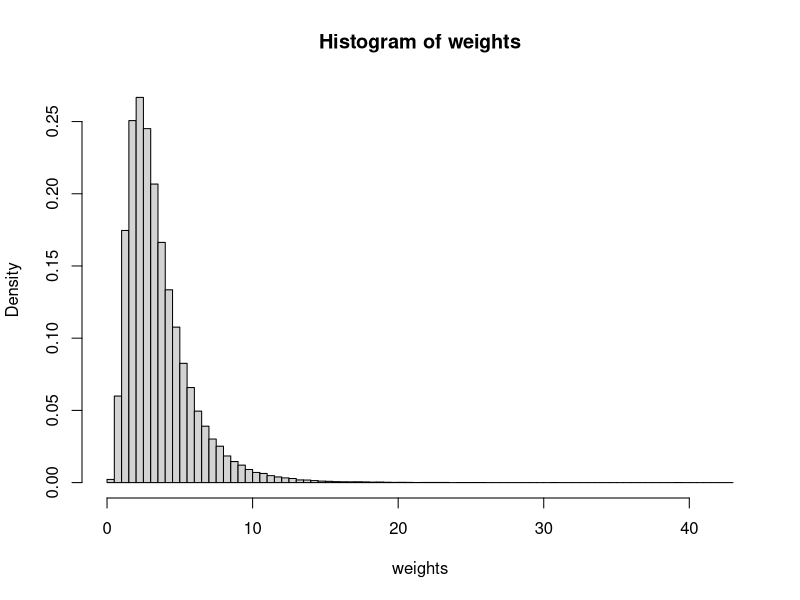
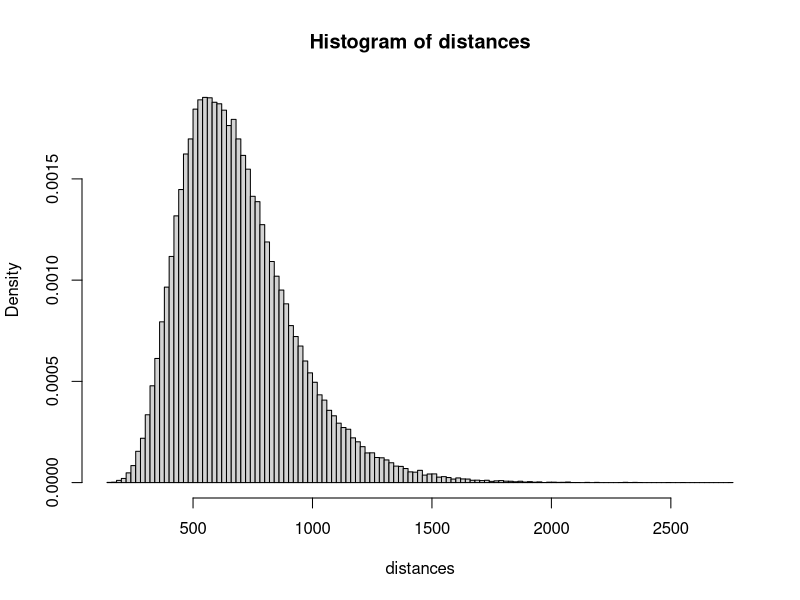

Generate these figures, in order, with R: (Note: this script raises an error after producing the figures.)
#
# Source code for the creation of the benchmark.csv file
#

# Parameters of the simulation
n <- 100000
x <- matrix(c(runif(2*n)),ncol = 2,byrow = TRUE)

# Generate weights with a LogNormal distribution
mu1 <- log(3000)
sigma1 <- log(1.8)
exp(mu1+sigma1**2/2)
exp(2*mu1+4*sigma1**2/2)-exp(mu1+sigma1**2/2)**2
weights <- round(qlnorm(x[,1],mu1,sigma1)/1000,3)
hist(weights,breaks = 100,freq=FALSE)
mean(weights)
max(weights)

# Generate the errors on the weights
weightsTarifParam <- 0.7
weightsCost <- weights*weightsTarifParam
weightsError <- rnorm(n,mean(weightsCost),sd(weightsCost))
max(weightsError)
min(weightsError)
weightsFinalPrice <- weightsCost+weightsError
mean(weightsFinalPrice)
min(weightsFinalPrice)
var(weightsFinalPrice)

# Generate the distance with a LogNormal distribution
# routesCanada
# routesIATA <- cbind(paste(routesCanada$sourceAirport),paste(routesCanada$destinationAirport))
# routesDistance <- apply(routesIATA, 1, function(x) airportsDist(x[1],x[2])$value)
# max(routesDistance)
# mean(routesDistance)
mu2 <- log(650)
sigma2 <- log(1.4)
(distances <- round(qlnorm(x[,2],mu2,sigma2)))
hist(distances,breaks = 100,freq=FALSE)
mean(distances)
max(distances)

# Generate the errors on the distances
distancesTarifParam <- 0.0275
distancesCost <- distances*distancesTarifParam
distancesError <- rnorm(n,mean(distancesCost),sd(distancesCost))
distancesFinalPrice <- distancesCost+distancesError
mean(distancesFinalPrice)
var(distancesFinalPrice)
max(distancesFinalPrice)
min(distancesFinalPrice)

# Generate total price
baseCost <- 10
# taxRate <- sum(table(airportsCanada$province)*as.numeric(paste(taxRates$taxRate)))/length(airportsCanada$province)
taxRate <- 1.082408
profitMargin <- 1.15
(totalCost <- round((baseCost + weightsFinalPrice + distancesFinalPrice)*profitMargin*taxRate,2))
mean(totalCost)
var(totalCost)
max(totalCost)
min(totalCost)

# Export to csv format
(dataExport <- cbind(weights,distances,totalCost))
colnames(dataExport) <- c("Poids (Kg)","Distance (Km)","Prix (CAD $)")
write.csv(dataExport,paste(path,"/Reference/benchmark.csv",sep=""),row.names = FALSE)
